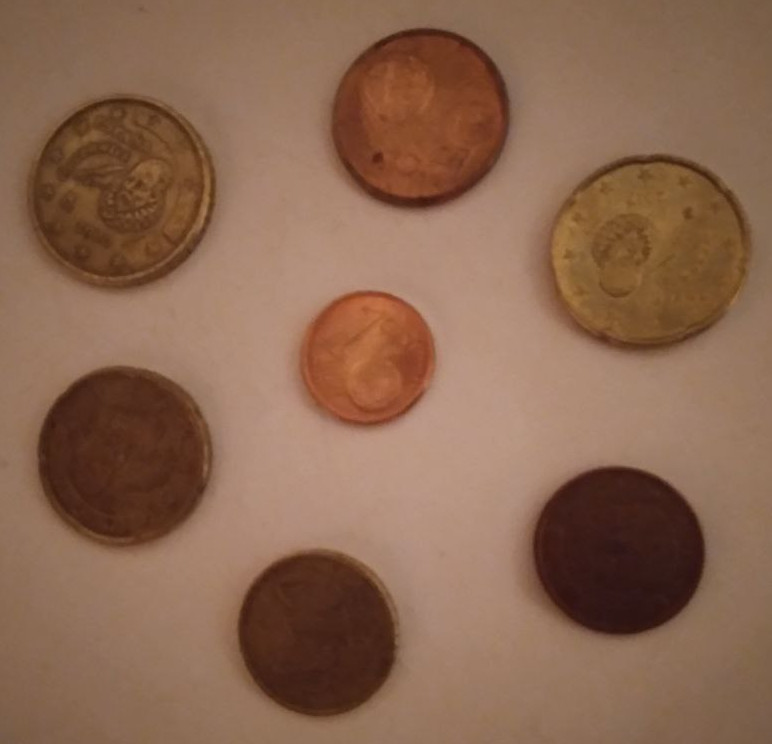
#> input picture IA/Programacion_IA/2_Trimestre/OpenCV/Color/imagenes/monedas.jpg, 772 x 744 px, found by its file name
$ jupyter execute Contar_Monedas_Contorno.ipynb
#> lines starting #> are read from the running program, lines starting #| are printed output that depends on the picture; after the words box and inside, x2 and y2 are one past the last pixel; in counts of white or black regions, pixels touching at a corner belong together
[cell 1]
import pathlib
path=str(pathlib.Path().resolve().parent)+"/imagenes/"

[cell 2]
import cv2 as cv
from matplotlib import pyplot as plt

img = cv.imread(path + "monedas.jpg")
#> img is the input picture: shape (744, 772, 3); mean B, G, R 80.5, 102.5, 138.4
fig,axs = plt.subplots(1,2)
axs[0].imshow(cv.cvtColor(img,cv.COLOR_BGR2GRAY),cmap="gray")
axs[1].imshow(img[:,:,0],cmap="gray")
img1=img[:,:,0]
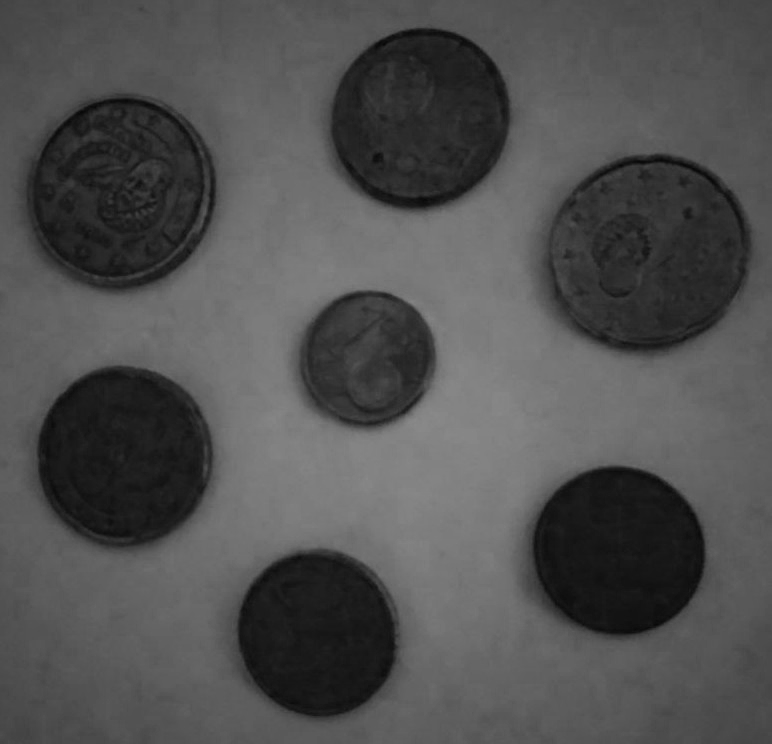
#> img1: shape (744, 772); min 7, max 138, mean 80.5
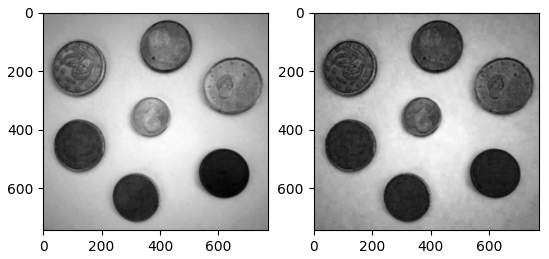
#> figure drawn by matplotlib, 2 panels

[cell 3]
img1 = cv.GaussianBlur(src=img1, ksize=(5,5), sigmaX=20, sigmaY=20)
plt.imshow(img1,cmap="gray")

[cell 4]
ret,th1 = cv.threshold(img1,127, 255,cv.THRESH_BINARY_INV)
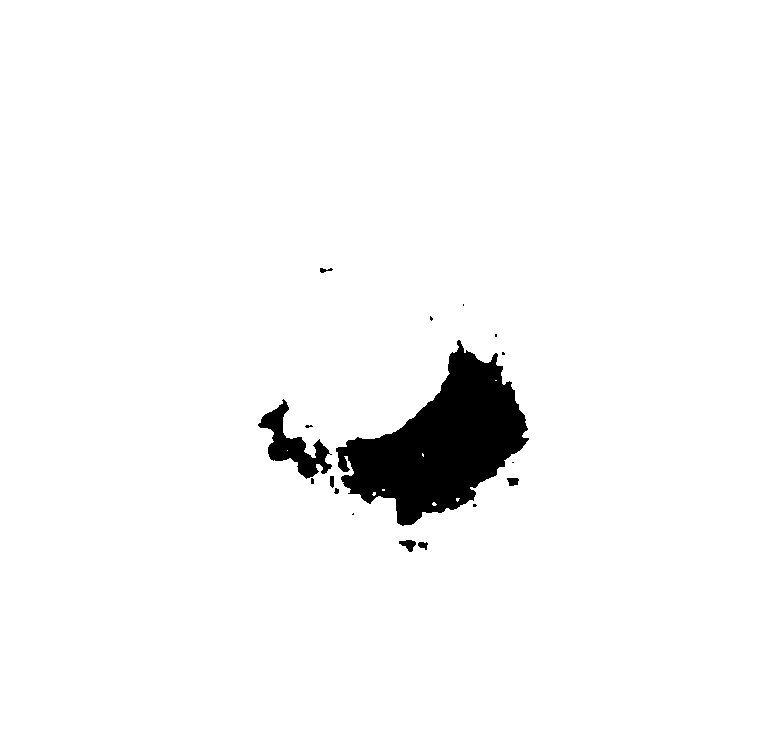
#> th1: shape (744, 772); 96.5% white; 17 black regions (9 under 20 px), largest, box (x1, y1, x2, y2) and area: (336, 340, 529, 526) 17479, (258, 399, 332, 479) 2007, (399, 540, 416, 552) 118
plt.imshow(th1,cmap="gray")

[cell 5]
import numpy as np

kernel = cv.getStructuringElement(cv.MORPH_ELLIPSE, (7,7))


img2 = cv.morphologyEx(th1, cv.MORPH_CLOSE, kernel, iterations=5)
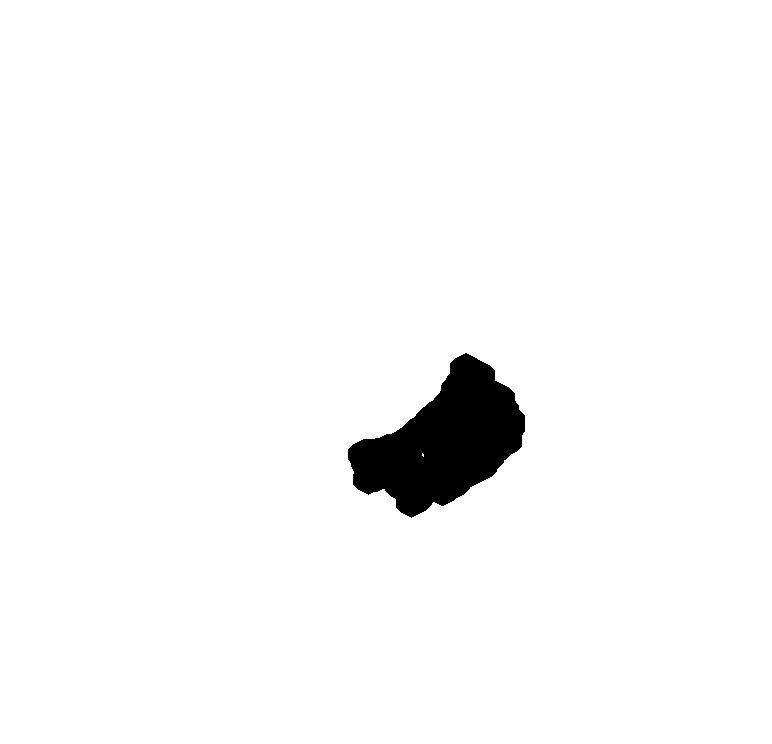
#> img2: shape (744, 772); 97.3% white; 1 black region, box (x1, y1, x2, y2) and area: (348, 353, 525, 518) 15622
img2 = cv.morphologyEx(img2, cv.MORPH_OPEN, kernel, iterations=1)
#> img2: shape (744, 772); 97.3% white; 1 black region, box (x1, y1, x2, y2) and area: (348, 353, 525, 518) 15637
plt.imshow(img2,cmap="gray")

# **BORDE**

[cell 6]
min=50
max=100
cn = cv.Canny(img2,min,max)
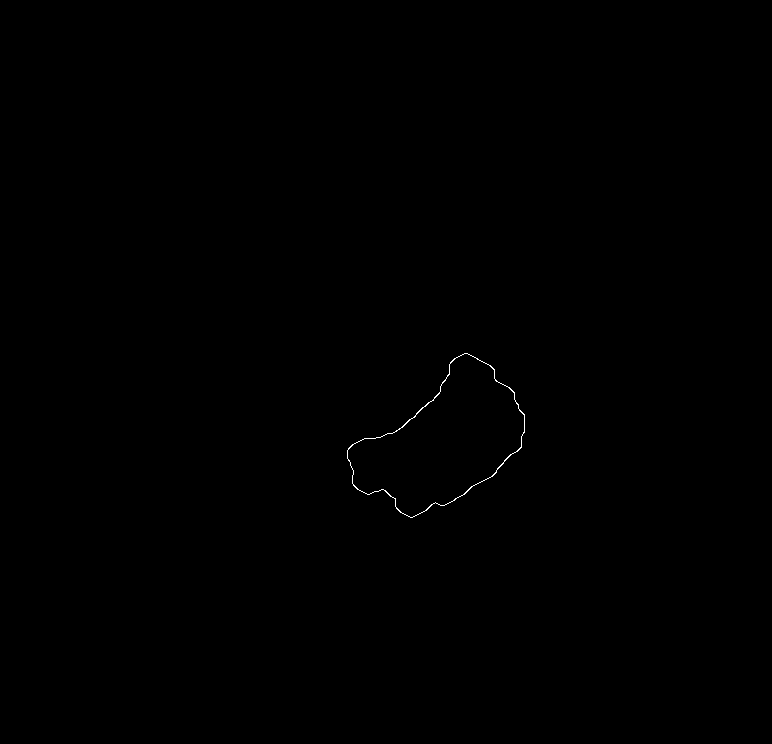
#> cn: shape (744, 772); 0.1% white in thin lines or dots, all inside (x1, y1, x2, y2) = (347, 353, 525, 518)
plt.imshow(cn)

# **CONTORNOS**

[cell 7]
img_c = img.copy()
contornos,jerarquia = cv.findContours(cn,cv.RETR_EXTERNAL,cv.CHAIN_APPROX_SIMPLE)
#> contornos = 1 contour; box (x1, y1, x2, y2) and area: (347, 353, 525, 518) 15696; jerarquia = [[-1, -1, -1, -1]]
print(len(contornos))
#| 1

[cell 8]
approx=[]

for contorno in contornos:
    M = cv.moments(contorno)
    if M['m00']:
        cx = int(M['m10']/M['m00'])
        cy = int(M['m01']/M['m00'])
        print(f"Centro: X:{cx} Y:{cy}")

        # CENTRO CON TEXTO
        cv.circle(img_c, (cx, cy), 5, (255, 0, 0), 25)
        cv.putText(img_c, str(cv.contourArea(contorno)), (cx+15,cy-15),  cv.FONT_HERSHEY_SIMPLEX, 1.5, (0,255,0),12)

        # BORDE MÁS REDONDEADO SI NO SERÍA YA PONIENDO EL CONTORNO
        perimetro = cv.arcLength(contorno,True)
        approx.append(cv.approxPolyDP(contorno,0.005*perimetro,True))

        # RADIO REDONDEADO MÍNIMO
        (x,y),radius = cv.minEnclosingCircle(contorno)
        cv.circle(img_c, (int(x), int(y)), int(radius), (0,0,255), 3)
#> this loop made 1 pass
#> (cx, cy, perimetro, x, y, radius) on pass 1: (443, 441, 563.5, 434.5, 439.8, 93.17)
#| Centro: X:443 Y:441
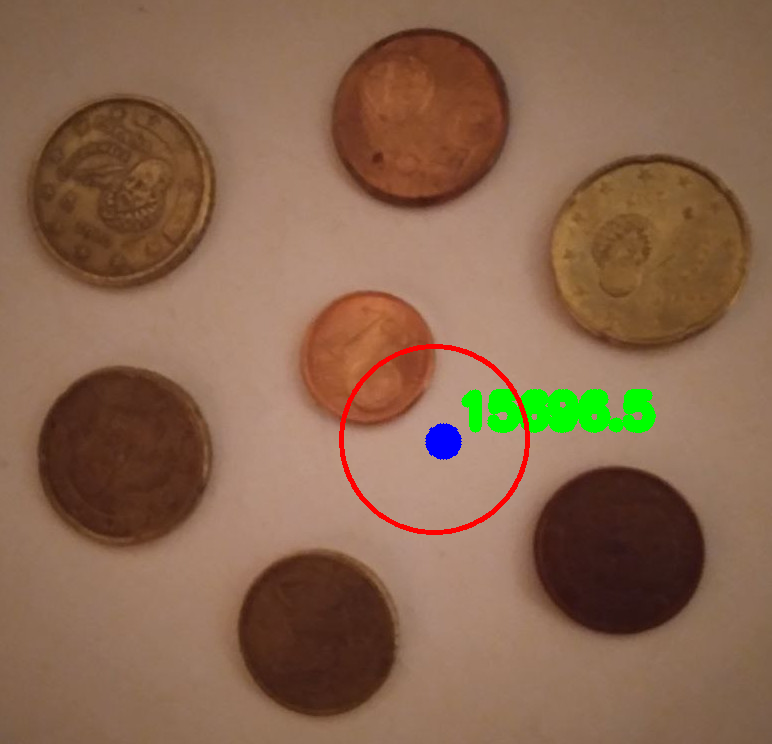
#> img_c: shape (744, 772, 3); 1.76% of pixels changed, all inside (x1, y1, x2, y2) = (339, 344, 656, 535)
#> after the loop, approx = 1 contour; box (x1, y1, x2, y2) and area: (348, 353, 525, 518) 15712

cv.drawContours(img_c,approx,-1,(0,255,0),5)
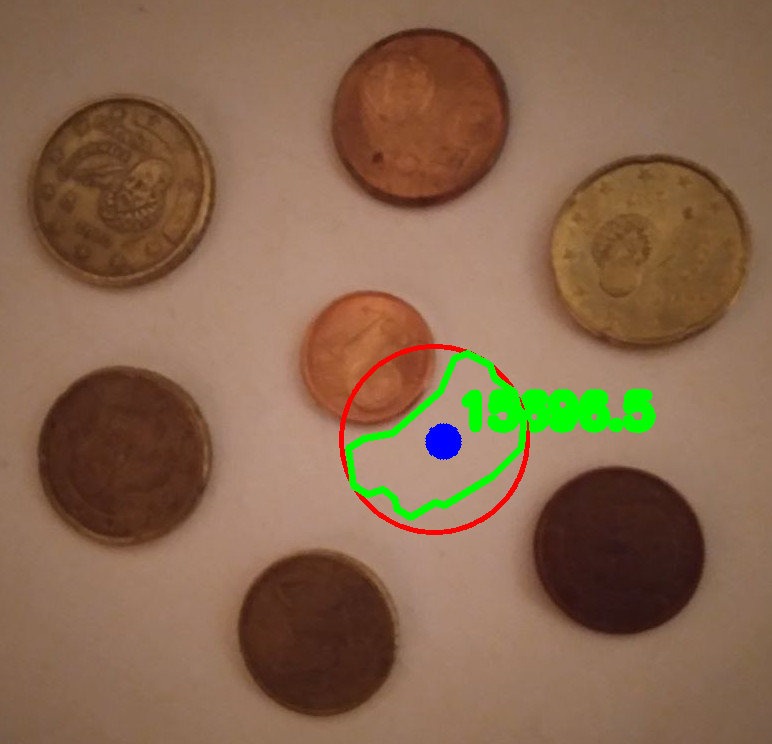
#> img_c: shape (744, 772, 3); 0.62% of pixels changed, all inside (x1, y1, x2, y2) = (345, 350, 528, 521)
plt.imshow(img_c)
